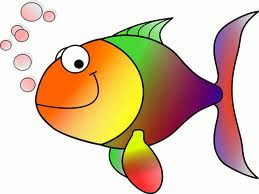
//> input picture recognize/opencv/sources/samples/cpp/tutorial_code/images/HappyFish.jpg, 259 x 194 px
$ ./SURF_descriptor ../images/HappyFish.jpg ../images/baboon.jpg   (built with g++ and OpenCV 4)
//> lines starting //> are read from the running program, lines starting //| are printed output that depends on the picture
/**
 * @file SURF_descriptor
 * @brief SURF detector + descritpor + BruteForce Matcher + drawing matches with OpenCV functions
 * @author A. Huaman
 */

#include <stdio.h>
#include <iostream>
#include "opencv2/core/core.hpp"
#include "opencv2/features2d/features2d.hpp"
#include "opencv2/highgui/highgui.hpp"
#include "opencv2/nonfree/features2d.hpp"

using namespace cv;

void readme();

/**
 * @function main
 * @brief Main function
 */
int main( int argc, char** argv )
{
  if( argc != 3 )
  { return -1; }

  Mat img_1 = imread( argv[1], CV_LOAD_IMAGE_GRAYSCALE );
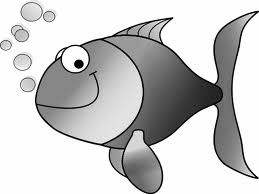
//> img_1: 194 rows x 259 cols, CV_8UC1; min 0, max 255, mean 200.4
  Mat img_2 = imread( argv[2], CV_LOAD_IMAGE_GRAYSCALE );
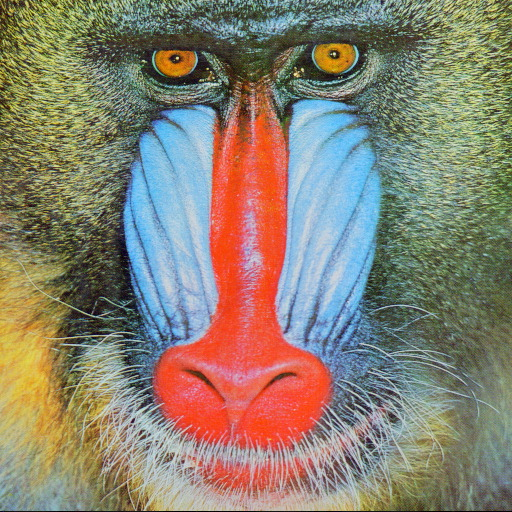
//> input picture recognize/opencv/sources/samples/cpp/tutorial_code/images/baboon.jpg, 512 x 512 px
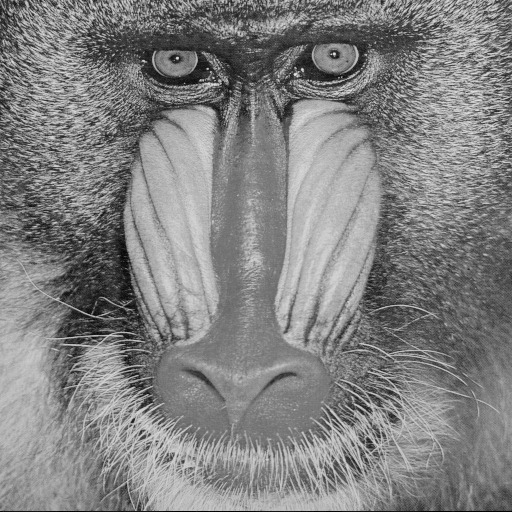
//> img_2: 512 rows x 512 cols, CV_8UC1; min 0, max 234, mean 129.7

  if( !img_1.data || !img_2.data )
  { return -1; }
  //显示两个图片
  Mat img_3 = imread( argv[1], CV_LOAD_IMAGE_COLOR );
//> img_3 is the input picture: 194 rows x 259 cols, CV_8UC3; mean B, G, R 170.8, 196.4, 219.3
  Mat img_4 = imread( argv[2], CV_LOAD_IMAGE_COLOR );
//> img_4 is the input picture: 512 rows x 512 cols, CV_8UC3; mean B, G, R 112.9, 129.1, 137.1
  imshow("图像一", img_3);
  imshow("图像二", img_4);


  //-- Step 1: Detect the keypoints using SURF Detector
  int minHessian = 400;

//> (the run ends here: the program needs code that is not available in this run, at `SurfFeatureDetector detector( minHessian );`)
